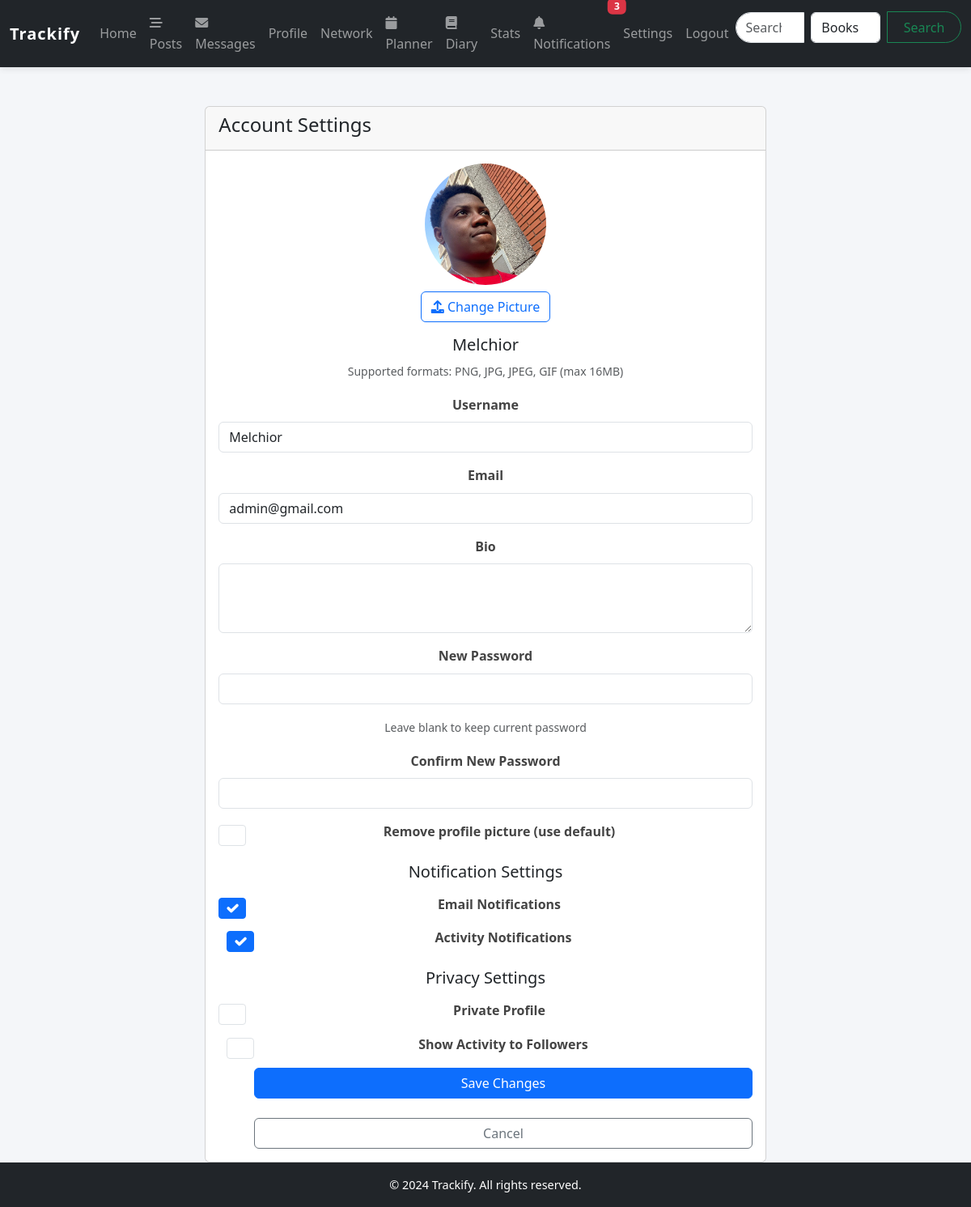
The app's page /settings (signed in) with its own data.
### models/user_model.py (models this page shows, shortened)
class User(db.Model, UserMixin):
    __tablename__ = 'users'
    user_id = db.Column(db.Integer, primary_key=True)
    username = db.Column(db.String(255), unique=True, nullable=False)
    password_hash = db.Column(db.String(255), nullable=False)
    email = db.Column(db.String(255), unique=True, nullable=False)
    join_date = db.Column(db.DateTime, default=datetime.utcnow)
    profile_picture = db.Column(db.String(256), nullable=True)
    bio = db.Column(db.Text, default=None)
    theme = db.Column(db.String(20), default='light')
    notifications_enabled = db.Column(db.Boolean, default=True)
    email_notifications = db.Column(db.Boolean, default=True)
    reset_token = db.Column(db.String(100), unique=True, nullable=True)
    reset_token_expiry = db.Column(db.DateTime, nullable=True)
    ratings = db.relationship('Rating', backref='user', lazy='dynamic')
    reviews = db.relationship('Review', backref='user', lazy='dynamic')
    custom_lists = db.relationship('CustomList', backref='creator', lazy='dynamic')
    messages_sent = db.relationship('Message', foreign_keys='Message.sender_id', backref='sender', lazy='dynamic')
    messages_received = db.relationship('Message', foreign_keys='Message.recipient_id', backref='recipient', lazy='dynamic')
    user_media = db.relationship('UserMedia', backref='user', lazy='dynamic')
    following = db.relationship(
        'Follow',
        foreign_keys='Follow.follower_id',
        backref=db.backref('follower', lazy='joined'),
        lazy='dynamic',
        cascade='all, delete-orphan'
    )
    followers = db.relationship(
        'Follow',
        foreign_keys='Follow.followed_id',
        backref=db.backref('followed', lazy='joined'),
        lazy='dynamic',
        cascade='all, delete-orphan'
    )
    @property
    def profile_picture_url(self):
        if not self.profile_picture or self.profile_picture == '':
            return 'defaults/user.png'
        return self.profile_picture

### routes/main_routes.py (the view, shortened to what this page needs)
@main_routes.route('/settings', methods=['GET', 'POST'])
@login_required
def settings():
    return render_template('settings.html')

### templates/settings.html (shortened to what this page needs)
{% extends "base.html" %}
{% block content %}
<div class="container mt-4">
    <div class="row justify-content-center">
        <div class="col-md-8">
            <div class="card">
                <div class="card-header">
                    <h4>Account Settings</h4>
                </div>
                <div class="card-body text-center">
                    <div class="profile-picture-container">
                        <img src="{{ url_for('static', filename=current_user.profile_picture_url) }}" alt="Profile Picture" class="img-fluid rounded-circle" style="width: 150px; height: 150px;">
                        <div class="mt-2">
                            <label for="profile_picture" class="btn btn-outline-primary">
                                <i class="fas fa-upload"></i> Change Picture
                            </label>
                        </div>
                    </div>
                    <h5 class="card-title mt-3">{{ current_user.username }}</h5>
                    <form method="POST" enctype="multipart/form-data">
                        <div class="mb-3">
                            <small class="text-muted">Supported formats: PNG, JPG, JPEG, GIF (max 16MB)</small>
                        </div>
                        <div class="mb-3">
                            <label for="username" class="form-label">Username</label>
                            <input type="text" class="form-control" id="username" name="username"
                                   value="{{ current_user.username }}" required>
                        </div>
                        <div class="mb-3">
                            <label for="email" class="form-label">Email</label>
                            <input type="email" class="form-control" id="email" name="email"
                                   value="{{ current_user.email }}" required>
                        </div>
                        <div class="mb-3">
                            <label for="bio" class="form-label">Bio</label>
                            <textarea class="form-control" id="bio" name="bio" rows="3">{{ current_user.bio }}</textarea>
                        </div>
                        <div class="mb-3">
                            <label for="new_password" class="form-label">New Password</label>
                            <input type="password" class="form-control" id="new_password" name="new_password">
                            <small class="text-muted">Leave blank to keep current password</small>
                        </div>
                        <div class="mb-3">
                            <label for="confirm_password" class="form-label">Confirm New Password</label>
                            <input type="password" class="form-control" id="confirm_password" name="confirm_password">
                        </div>
                        <div class="mb-3">
                            <div class="form-check">
                                <input class="form-check-input" type="checkbox" id="delete_picture" name="delete_picture">
                                <label class="form-check-label" for="delete_picture">
                                    Remove profile picture (use default)
                                </label>
                            </div>
                        </div>
                        <h5 class="mt-4 mb-3">Notification Settings</h5>
                        <div class="mb-3">
                            <div class="form-check">
                                <input class="form-check-input" type="checkbox" id="email_notifications" name="email_notifications"
                                       {% if current_user.email_notifications %}checked{% endif %}>
                                <label class="form-check-label" for="email_notifications">
                                    Email Notifications
                                </label>
                            </div>
                        </div>
                        <div class="mb-3">
                            <div class="form-check">
                                <input class="form-check-input" type="checkbox" id="activity_notifications" name="activity_notifications"
                                       {% if current_user.notifications_enabled %}checked{% endif %}>
                                <label class="form-check-label" for="activity_notifications">
                                    Activity Notifications
                                </label>
                            </div>
                        </div>
                        <h5 class="mt-4 mb-3">Privacy Settings</h5>
                        <div class="mb-3">
                            <div class="form-check">
                                <input class="form-check-input" type="checkbox" id="private_profile" name="private_profile"
                                       {% if current_user.private_profile %}checked{% endif %}>
                                <label class="form-check-label" for="private_profile">
                                    Private Profile
                                </label>
                            </div>
                        </div>
                        <div class="mb-3">
                            <div class="form-check">
                                <input class="form-check-input" type="checkbox" id="show_activity" name="show_activity"
                                       {% if current_user.show_activity %}checked{% endif %}>
                                <label class="form-check-label" for="show_activity">
                                    Show Activity to Followers
                                </label>
                            </div>
                        </div>
                        <div class="d-grid gap-2">
                            <button type="submit" class="btn btn-primary">Save Changes</button>
                            <a href="{{ url_for('main_routes.profile', username=current_user.username) }}"
                               class="btn btn-outline-secondary">Cancel</a>
                        </div>
                    </form>
                </div>
            </div>
        </div>
    </div>
</div>
{% endblock %}

### static/style.css (style rules this page uses)
body { font-family: 'Segoe UI', Tahoma, Geneva, Verdana, sans-serif; line-height: 1.6; margin: 0; padding: 0; background-color: #f4f6f9; color: #333; }
a { color: #007bff; text-decoration: none; }
.container { max-width: 1100px; }
form label { display: block; margin-bottom: 0.5rem; font-weight: 600; color: #444; }
form input, form select, form textarea, form button { width: 100%; padding: 12px 16px; margin-bottom: 1rem; border: 1px solid #ced4da; border-radius: 8px; font-size: 1rem; transition: all 0.3s ease; }
form button { background-color: #007bff; color: #fff; border: none; cursor: pointer; font-weight: 600; transition: background-color 0.3s ease; }

### records on screen
User: profile_picture (picture), username "Melchior", email "admin@gmail.com", email_notifications "☑", notifications_enabled "☑"
